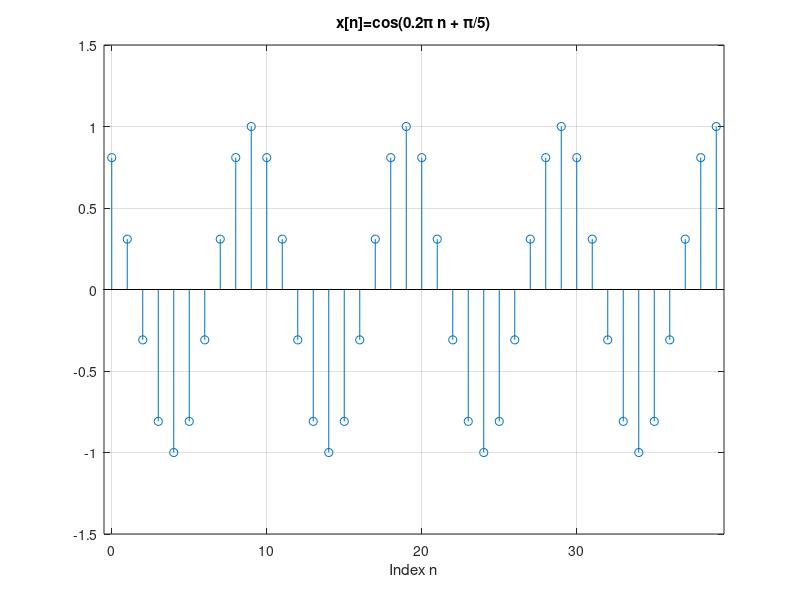

Reproduce this figure in MATLAB.
% Script: exdt_1_12b.m
n = [0:39];                % Create a vector of indices.
x = cos(0.2*pi*n+pi/5);    % Compute signal samples.
% Graph the signal.
stem(n,x); grid;
axis([-0.5,39.5,-1.5,1.5]);
title('x[n]=cos(0.2\pi n + \pi/5)');
xlabel('Index n');